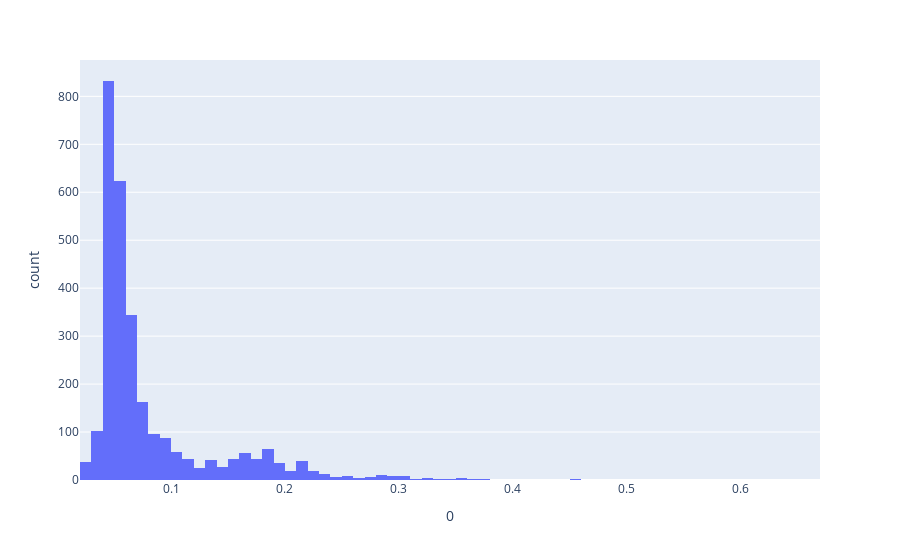

Write notebook code for a chart like this one.
### Code cell
px.histogram(pd.DataFrame(y_pred_train), x=0)

### Figure 1 — Plotly figure (JSON) as saved in the notebook; plotly's stock layout.template omitted (floating-point values rounded to 4 significant figures; data arrays with more than 128 entries replaced by an {"elided": "..."} marker saying what was removed)
{"data": [{"alignmentgroup": "True", "bingroup": "x", "hovertemplate": "0=%{x}<br>count=%{y}<extra></extra>", "legendgroup": "", "marker": {"color": "#636efa"}, "name": "", "offsetgroup": "", "orientation": "v", "showlegend": false, "type": "histogram", "x": {"elided": "2898 float values"}, "xaxis": "x", "yaxis": "y"}], "layout": {"barmode": "relative", "legend": {"tracegroupgap": 0}, "margin": {"t": 60}, "xaxis": {"anchor": "y", "domain": [0, 1], "title": {"text": "0"}}, "yaxis": {"anchor": "x", "domain": [0, 1], "title": {"text": "count"}}}}
